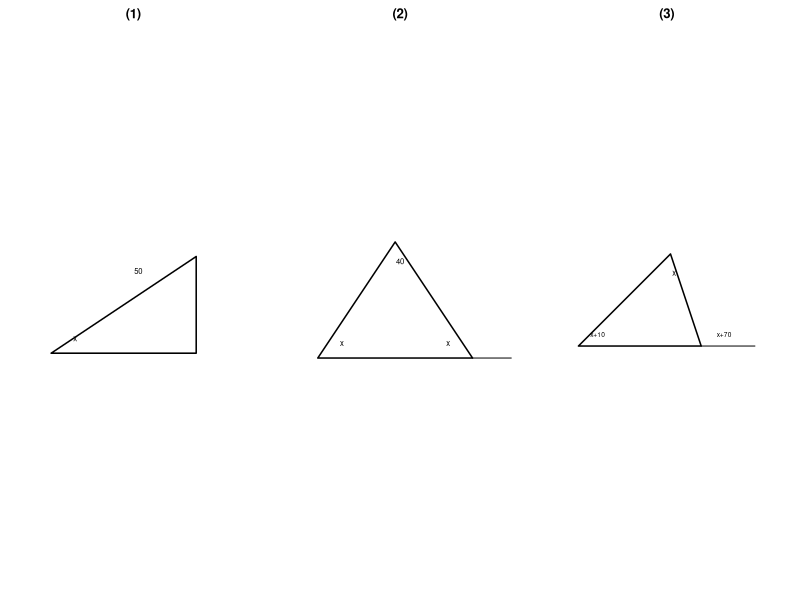
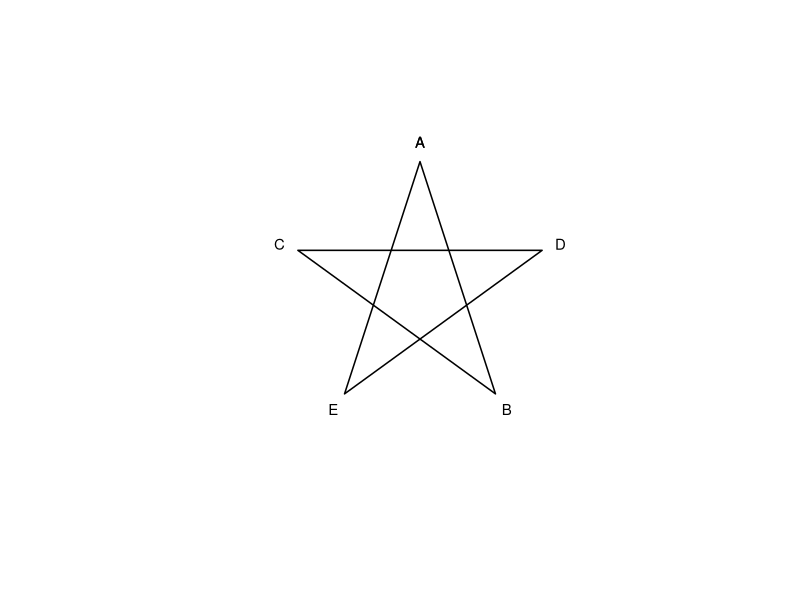

Write R code to recreate these figures, in order.
setwd("C:/Users/18904/Github/junior-mathematics/codes")
if(!dir.exists("../figures"))dir.create("../figures")

# week65-1: three x-value triangles
draw1=function(){
  par(mfrow=c(1,3),mar=c(2,1,2,1))
  plot(0,0,xlim=c(-0.3,2.0),ylim=c(-0.3,1.4),type="n",asp=1,axes=FALSE,main="(1)")
  polygon(rbind(c(0,0),c(1.5,0),c(1.5,1.0)),lwd=1.5)
  text(0.9,0.85,"50",cex=0.7);text(0.25,0.15,"x",cex=0.7)
  plot(0,0,xlim=c(-0.3,2.0),ylim=c(-0.3,1.5),type="n",asp=1,axes=FALSE,main="(2)")
  polygon(rbind(c(0,0),c(1.6,0),c(0.8,1.2)),lwd=1.5);segments(1.6,0,2.0,0,lwd=1)
  text(0.85,1.0,"40",cex=0.7);text(0.25,0.15,"x",cex=0.7);text(1.35,0.15,"x",cex=0.7)
  plot(0,0,xlim=c(-0.3,2.6),ylim=c(-0.3,1.5),type="n",asp=1,axes=FALSE,main="(3)")
  polygon(rbind(c(0,0),c(1.6,0),c(1.2,1.2)),lwd=1.5);segments(1.6,0,2.3,0,lwd=1)
  text(1.25,0.95,"x",cex=0.7);text(0.25,0.15,"x+10",cex=0.6);text(1.9,0.15,"x+70",cex=0.6)
}
cairo_pdf("../figures/week65-1.pdf",width=12,height=4,family="sans");draw1();dev.off()
svglite::svglite("../figures/week65-1.svg",width=12,height=4);draw1();dev.off()

# week65-2: five-pointed star
draw2=function(){
  plot(0,0,xlim=c(-1.5,1.5),ylim=c(-1.5,1.5),type="n",asp=1,axes=FALSE,xlab="",ylab="")
  th=seq(90,90+360,by=72)*pi/180
  x=cos(th);y=sin(th)
  idx=c(1,3,5,2,4,1)
  lines(x[idx],y[idx],lwd=1.5)
  labs=c("A","C","E","B","D")
  text(x*1.15,y*1.15,labs,cex=0.9)
}
cairo_pdf("../figures/week65-2.pdf",width=4,height=4,family="sans");draw2();dev.off()
svglite::svglite("../figures/week65-2.svg",width=4,height=4);draw2();dev.off()
